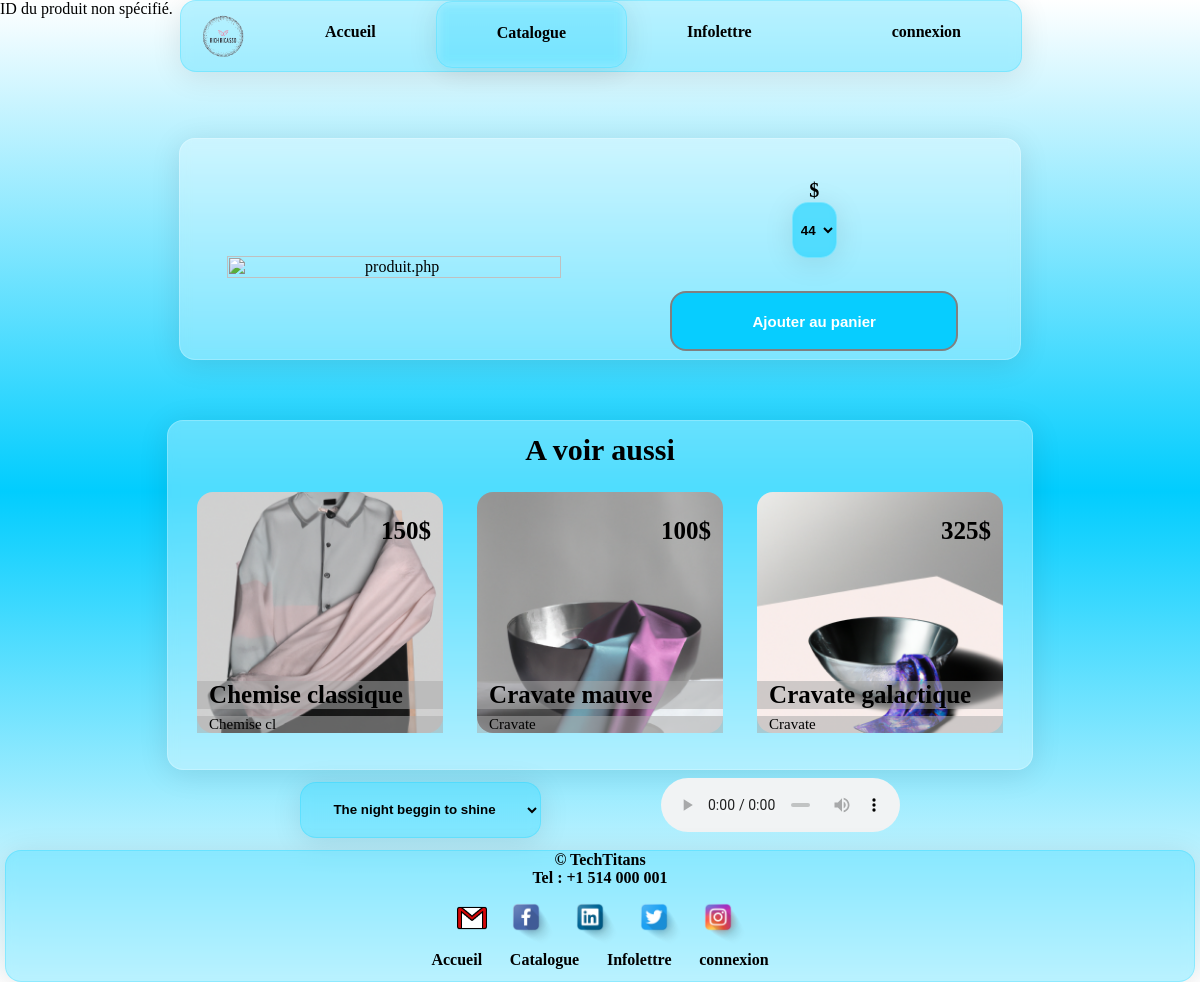
Screenshot of /Views/produit.php with the database file from the repository.
### tables this page shows
CREATE TABLE `produits` (
  `id` int(11) NOT NULL,
  `nom` varchar(30) NOT NULL,
  `categorie` varchar(30) NOT NULL,
  `description` varchar(200) NOT NULL,
  `prix` int(11) NOT NULL,
  `image` varchar(300) NOT NULL,
  `taille` int(11) DEFAULT 40
);

### Models/Produit_model.php (called while the page is built, shortened)
<?php
include_once __DIR__."/connexionBD.php";
class Produit {
    private $nom;
    private $description;
    private $image;
    private $prix;
    private $connectionDB;
    private static $instance;
    private function __construct() {
        try {
            $connexion = Connexion::getInstance();
            $this->connectionDB = $connexion->getConnexion();
        } catch (PDOException $e) {
            echo 'Échec de la connexion : ' . $e->getMessage();
        }
    }
    final public static function getInstance() {
        if (!isset(self::$instance)) {
            self::$instance = new Produit();
        }
        return self::$instance;
    }
    public function chargerProduitParId($id) {
        try {
            $query = $this->connectionDB->prepare("SELECT * FROM produits WHERE id = ?");
            $query->execute([$id]);
            $produit = $query->fetch(PDO::FETCH_ASSOC);
            if ($produit) {
                $this->nom = $produit['nom'];
                $this->description = $produit['description'];
                $this->image = $produit['image'];
                $this->prix = $produit['prix'];
            }
        } catch (PDOException $e) {
            echo 'Erreur : ' . $e->getMessage();
        }
    }
    public function afficherDescription() {
        return $this->description;
    }
    public function afficherNom() {
        return $this->nom;
    }
    public function afficherPrix() {
        return $this->prix;
    }
    public function afficherImage() {
        return $this->image;
    }
}

### Models/ConnexionBD.php (called while the page is built)
<?php
class Connexion {
    private static $instance = null;
    private $connexion;
    private function __construct() {
        $server = "localhost";
        $login = "ricky";
        $pin = "picasso";
        $dbname= "ricasso";
        try {
            $this->connexion = new PDO("mysql:host=$server;dbname=$dbname", $login, $pin);
            $this->connexion->setAttribute(PDO::ATTR_ERRMODE, PDO::ERRMODE_EXCEPTION);
        } catch (PDOException $e) {
            echo ' e    ' . $e->getMessage();
        }
    }
    public static function getInstance() {
        if (self::$instance === null) {
            self::$instance = new self();
        }
        return self::$instance;
    }
    public function getConnexion() {
        return $this->connexion;
    }
}

### Views/Composants/Recommendation_composant.php (the view)
<div class="recommendation">
    <h3>A voir aussi</h3>
    <div>
        <?php
            $nb1 = rand(1,10);
            $produit->chargerProduitParId($nb1);
            $chaineLongue = $produit->afficherDescription() ;
            $chaineCourte = substr($chaineLongue, 0, 10);
        ?>
        <?php
            if ($page == 6){
                ?>
                    <a href="/Project_Web_2/Projet_02_web_02/Views/produit.php?id_produit=<?php echo $nb1 ?>&page=<?php echo $page2 ?>" style=" background-image: url('<?php echo $produit->afficherImage() ?>');">
                <?php
            }
            else{
                ?>
                    <a href="/Project_Web_2/Projet_02_web_02/Views/produit.php?id_produit=<?php echo $nb1 ?>&page=<?php echo $page ?>" style=" background-image: url('<?php echo $produit->afficherImage() ?>');">
                <?php
            }
        ?>
            <p class="prix"> <?php echo "" .$produit->afficherPrix(). "$";?> </p>
            <h3 class="titre"> <?php echo "" .$produit->afficherNom(); ?> </h3>
            <p class="description"> <?php echo "" .$chaineCourte; ?> </p>
        </a>
        <?php
            $nb2 = $nb1;
            while ($nb2 == $nb1) {
                $nb2 = rand(1,10);
            }
            $produit->chargerProduitParId($nb2);
            $chaineLongue = $produit->afficherDescription() ;
            $chaineCourte = substr($chaineLongue, 0, 10);
        ?>
        <?php
            if ($page == 6){
                ?>
                    <a href="/Project_Web_2/Projet_02_web_02/Views/produit.php?id_produit=<?php echo $nb2 ?>&page=<?php echo $page2 ?>" style=" background-image: url('<?php echo $produit->afficherImage() ?>');">
                <?php
            }
            else{
                ?>
                    <a href="/Project_Web_2/Projet_02_web_02/Views/produit.php?id_produit=<?php echo $nb2 ?>&page=<?php echo $page ?>" style=" background-image: url('<?php echo $produit->afficherImage() ?>');">
                <?php
            }
        ?>
            <p class="prix"> <?php echo "" .$produit->afficherPrix(). "$"; ?> </p>
            <h3 class="titre"> <?php echo "" .$produit->afficherNom(); ?> </h3>
            <p class="description"> <?php echo "" .$chaineCourte; ?> </p>
        </a>
        <?php
            $nb3 = $nb2;
            while ($nb3 == $nb2 or $nb3 == $nb1) {
                $nb3 = rand(1,10);
            }
            $produit->chargerProduitParId($nb3);
            $chaineLongue = $produit->afficherDescription() ;
            $chaineCourte = substr($chaineLongue, 0, 10);
        ?>
        <?php
            if ($page == 6){
                ?>
                    <a href="/Project_Web_2/Projet_02_web_02/Views/produit.php?id_produit=<?php echo $nb3 ?>&page=<?php echo $page2 ?>" style=" background-image: url('<?php echo $produit->afficherImage() ?>');">
                <?php
            }
            else{
                ?>
                    <a href="/Project_Web_2/Projet_02_web_02/Views/produit.php?id_produit=<?php echo $nb3 ?>&page=<?php echo $page ?>" style=" background-image: url('<?php echo $produit->afficherImage() ?>');">
                <?php
            }
        ?>
            <p class="prix"> <?php echo "" .$produit->afficherPrix(). "$"; ?> </p>
            <h3 class="titre"> <?php echo "" .$produit->afficherNom(); ?> </h3>
            <p class="description"> <?php echo "" .$chaineCourte; ?> </p>
        </a>
    </div>
</div>

### Views/Style/style.css (style rules this page uses)
body { padding: 0px; margin: 0px; width: 100%; }

### Views/Style/style_souscatalogue.css (style rules this page uses)
.recommendation { display: block; width: 70%; margin: auto; padding: 1% 1% 3% 1%; background: rgba(255, 255, 255, 0.3); border-radius: 16px; box-shadow: 0 4px 30px rgba(0, 0, 0, 0.1); backdrop-filter: blur(5.5px); -webkit-backdrop-filter: blur(5.5px); border: 1px solid rgba(255, 255, 255, 0.23); }
.recommendation > h3 { text-align: center; font-size: 30px; margin: 0px; padding: 0px; margin-bottom: 3%; }
.recommendation > div { display: flex; justify-content: space-between; align-items: center; }
.recommendation > div > a { flex: 1; margin: 0% 2%; background-size: 100%; text-decoration: none; border-radius: 16px; }
.description, .titre, .prix { color: rgb(0, 0, 0); margin: 0px; }
.description, .titre { background-color: #aaaaaa87; }
.prix { padding-right: 5%; margin-top: 10%; margin-bottom: 55%; text-align: right; font-weight: bolder; }
.titre, .description { padding-left: 5%; }
.prix { font-size: 25px; }
.description { font-size: 15px; }
.titre { font-size: 25px; margin-bottom: 3%; }

### Views/Style/style_accueil.css (style rules this page uses)
body { background: rgb(255,255,255); }

### rows the page displays
produits: image (picture), prix "150", nom "Chemise classique", description "Chemise cl"
produits: image (picture), prix "100", nom "Cravate mauve", description "Cravate"
produits: image (picture), prix "325", nom "Cravate galactique", description "Cravate"
